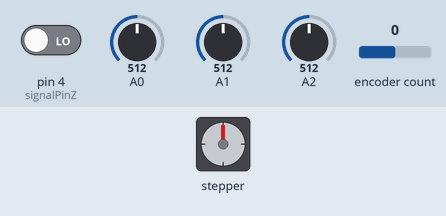
The sketch below on a simulated Arduino Uno, built with avr-gcc and run on an emulated ATmega328P. Shown: stepper motor. The inputs (shaded band) are chosen by the test bench; at power-on: pin 4 (signalPinZ) LOW, A0 = 512, A1 = 512, A2 = 512, encoder count 0. Stepper angles assume 200 steps per turn; what the sketch prints to the serial monitor is not drawn.

Above: at 0.15 s.
At 0.75 s:
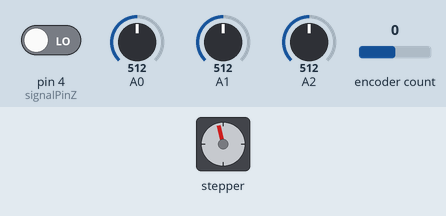
At 1.25 s:
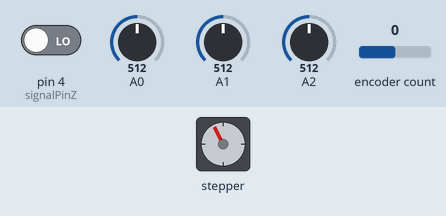
1.3 s: pin 4 (signalPinZ) driven HIGH
Timing chart, 0 to 4.3 s (numbered marks = the images above; inputs shaded):
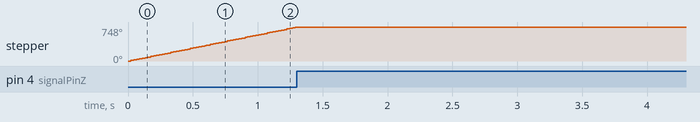

Measured:
- after the input at 1.3 s, stepper: stops changing and stays 748°
- by itself, stepper: keeps turning clockwise at about 585°/s

The sketch:

TurnTable_MK01.ino
```cpp
/**********************************

Turntable Arduino Code

by Martin Fröhlich / http://beamstreamer.com

für

NEMA13 Stepper motor mit Pololu Stepper-Driver DRV8825
LTN Encoder Mod. G24WRLDBI-0512-133-05
Contelec PL300 - 10k 360 Grad Durchdrehendes Plastikfolien Potentionmeter

together with turntable shield A V0.1

************************************/

#include <avr/io.h>
#include <avr/power.h>
#include <avr/interrupt.h>

#include <AccelStepper.h>
//AccelStepper Library: http://www.airspayce.com/mikem/arduino/AccelStepper/

#include <CmdMessenger.h>  // CmdMessenger
//Messanger Library: http://playground.arduino.cc/Code/CmdMessenger

#include <digitalWriteFast.h>
//Fast Read Library: https://code.google.com/p/digitalwritefast/

#include <Encoder.h>
//ENCODER LIBRARY: http://www.pjrc.com/teensy/td_libs_Encoder.html

// Define various ADC prescaler
const unsigned char PS_16 = (1 << ADPS2);
const unsigned char PS_32 = (1 << ADPS2) | (1 << ADPS0);
const unsigned char PS_64 = (1 << ADPS2) | (1 << ADPS1);
const unsigned char PS_128 = (1 << ADPS2) | (1 << ADPS1) | (1 << ADPS0);

int potiAnalogPin[3] = {0, 1, 2};

//Pin connected to STEP on driverbreakout
int stepPin = 9;
//Pin connected to DIR on driverbreakout
int directionPin = 10;
//Pin connected to ENBL on driverbreakout
int enablePin = 8;

const int signalPinA = 2;
const int signalPinB = 3;
const int signalPinZ = 4;

int incomingByte = 0;

AccelStepper stepper(1, stepPin, directionPin); // Defaults to AccelStepper::FULL4WIRE (4 pins) on 2, 3, 4, 5

Encoder myEnc(signalPinA, signalPinB);

// Attach a new CmdMessenger object to the default Serial port
CmdMessenger cmdMessenger = CmdMessenger(Serial);

boolean sendTX = false;

// This is the list of recognized commands. These can be commands that can either be sent or received.
// In order to receive, attach a callback function to these events
enum
{
  kSetSpeed            , // Command to set speed
  kNextFrame           , // Command to report next frame
  kData                , // Command to report Data
};

// Callbacks define on which received commands we take action
void attachCommandCallbacks()
{
  // Attach callback methods
  cmdMessenger.attach(OnUnknownCommand);
  cmdMessenger.attach(kSetSpeed, OnSetSpeed);
  cmdMessenger.attach(kNextFrame, OnNextFrame);
}

// Called when a received command has no attached function
void OnUnknownCommand()
{
  //cmdMessenger.sendCmd(kStatus,"Command without attached callback");
}

// Callback function that sets led on or off
void OnSetSpeed()
{
  // Read speed argument, interpret string as int
  int speedState = cmdMessenger.readIntArg();

  setMotorSpeed(speedState);
}

void OnNextFrame(){
  sendTX = true;
}

void setup(){
  //driverbreakout requires an inverted enable signal
  stepper.setPinsInverted(false,false, true);
  //specify the enable pin
  stepper.setEnablePin(enablePin);
  stepper.setMaxSpeed(500);
  setMotorSpeed(350);

  //stepper.setAcceleration(20);
  //stepper.moveTo(500);

  pinMode(signalPinA, INPUT);
  pinMode(signalPinB, INPUT);
  pinMode(signalPinZ, INPUT);

  for(int i = 0; i < 3; i++){
    pinMode(potiAnalogPin[i], INPUT);
  }

  // you can choose a prescaler from above.
  // PS_16, PS_32, PS_64 or PS_128
  ADCSRA |= PS_64;    // set our own prescaler to 64

  //stepper.disableOutputs();

  Serial.begin(115200);
  //Serial.begin(57600);
  // Adds newline to every command
  cmdMessenger.printLfCr();

  // Attach my application's user-defined callback methods
  attachCommandCallbacks();
}

boolean newPinA, newPinB, newPinZ;
boolean pinA, pinB, pinZ;

int flankCounter = 0;
int newFlankCounter = 0;
boolean flankEvent = false;
boolean calibrated = false;

int turningDir = 0;

int newAnalogValue[3];
int analogValue[3];
int analogDir[3];

byte pinZMask = 0;

void loop(){
  flankEvent = false;

  // The hardware interface allows to attach up to three potis
  for(int i = 0; i < 3; i++){
    newAnalogValue[i] = analogRead(potiAnalogPin[i]);
    if(newAnalogValue[i] != analogValue[i]){
       analogDir[i] += analogValue[i] - newAnalogValue[i];
       analogValue[i] = newAnalogValue[i];
      //sendTX = true;
    }
  }

  // the turntabe turns to z axis zero before it starts
  if(!calibrated && digitalReadFast(signalPinZ)){
    myEnc.write(2048);
    setMotorSpeed(0);
    calibrated = true;
    sendTX = true;
  }else{
    newFlankCounter =  myEnc.read();
    if(flankCounter != newFlankCounter){
      if(newFlankCounter == 0 || newFlankCounter == 4096){
        myEnc.write(2048);
        turningDir += (flankCounter - newFlankCounter > 0)?-1:1;
        flankCounter = 2048;
      } else {
        turningDir += (flankCounter - newFlankCounter > 0)?1:-1;
        flankCounter = newFlankCounter;
      }
    }
  }

  if(sendTX){
    //Serial.println(analogValue);
    TX();
    sendTX = false;
  }

  // Process incoming serial data, and perform callbacks
  cmdMessenger.feedinSerialData();
  //stepper.run();
  stepper.runSpeed();

}

void setMotorSpeed(int mSpeed){
  if(mSpeed == 0)
    stepper.disableOutputs();
   else
     stepper.enableOutputs();
  stepper.setSpeed(mSpeed);

}

byte sendBuffer[14];

void TX(){
    word value = (flankCounter -1 ) % 2048;
    //word value = flankCounter;
    sendBuffer[0] = (calibrated)? 1: 0; // gate
    sendBuffer[1] = (analogDir[0] & 255) + 127; // analog0
    sendBuffer[2] = (analogDir[1] & 255) + 127; // analog0
    sendBuffer[3] = (analogDir[2] & 255) + 127; // analog0
    sendBuffer[4] = analogValue[0] >> 7;
    sendBuffer[5] = analogValue[0] & 127;
    sendBuffer[6] = analogValue[1] >> 7;
    sendBuffer[7] = analogValue[1] & 127;
    sendBuffer[8] = analogValue[2] >> 7;
    sendBuffer[9] = analogValue[2] & 127;
    sendBuffer[10] = turningDir + 127;
    sendBuffer[11] = value >> 7;
    sendBuffer[12] = value & 127;
    sendBuffer[13] = 255;
    Serial.write(sendBuffer, 14);
    turningDir = 0;
    analogDir[0] = 0;
    analogDir[1] = 0;
    analogDir[2] = 0;
}
```
